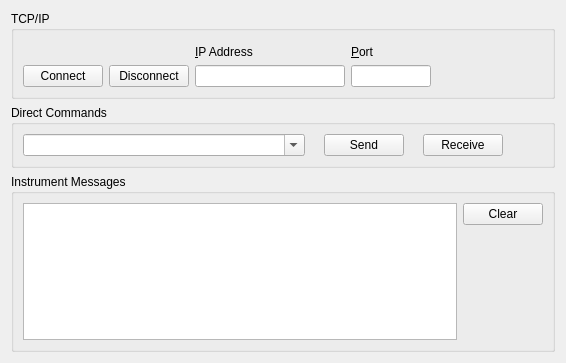
<?xml version="1.0" encoding="UTF-8"?>
<ui version="4.0">
 <class>SetupTab</class>
 <widget class="QWidget" name="SetupTab">
  <property name="geometry">
   <rect>
    <x>0</x>
    <y>0</y>
    <width>566</width>
    <height>363</height>
   </rect>
  </property>
  <property name="windowTitle">
   <string>Form</string>
  </property>
  <layout class="QVBoxLayout" name="verticalLayout">
   <item alignment="Qt::AlignTop">
    <widget class="QGroupBox" name="gbTcpIp">
     <property name="sizePolicy">
      <sizepolicy hsizetype="Expanding" vsizetype="Maximum">
       <horstretch>0</horstretch>
       <verstretch>0</verstretch>
      </sizepolicy>
     </property>
     <property name="title">
      <string>TCP/IP</string>
     </property>
     <layout class="QHBoxLayout" name="horizontalLayout">
      <item>
       <layout class="QHBoxLayout" name="loConnect">
        <item alignment="Qt::AlignBottom">
         <widget class="QPushButton" name="btnConnect">
          <property name="text">
           <string>Connect</string>
          </property>
          <property name="icon">
           <iconset resource="../vfpResources.qrc">
            <normaloff>:/root/Images/connect.png</normaloff>:/root/Images/connect.png</iconset>
          </property>
         </widget>
        </item>
        <item alignment="Qt::AlignBottom">
         <widget class="QPushButton" name="btnDisconnect">
          <property name="text">
           <string>Disconnect</string>
          </property>
          <property name="icon">
           <iconset resource="../vfpResources.qrc">
            <normaloff>:/root/Images/StopRed16.png</normaloff>:/root/Images/StopRed16.png</iconset>
          </property>
         </widget>
        </item>
       </layout>
      </item>
      <item>
       <layout class="QVBoxLayout" name="loIpAddress">
        <property name="topMargin">
         <number>5</number>
        </property>
        <item>
         <widget class="QLabel" name="lblIpAddress">
          <property name="text">
           <string>&amp;IP Address</string>
          </property>
          <property name="buddy">
           <cstring>editIpAddress</cstring>
          </property>
         </widget>
        </item>
        <item>
         <widget class="QLineEdit" name="editIpAddress">
          <property name="sizePolicy">
           <sizepolicy hsizetype="Minimum" vsizetype="Fixed">
            <horstretch>0</horstretch>
            <verstretch>0</verstretch>
           </sizepolicy>
          </property>
          <property name="minimumSize">
           <size>
            <width>150</width>
            <height>0</height>
           </size>
          </property>
         </widget>
        </item>
       </layout>
      </item>
      <item>
       <layout class="QVBoxLayout" name="loPort">
        <property name="topMargin">
         <number>5</number>
        </property>
        <item>
         <widget class="QLabel" name="lblPort">
          <property name="text">
           <string>&amp;Port</string>
          </property>
          <property name="buddy">
           <cstring>editPort</cstring>
          </property>
         </widget>
        </item>
        <item>
         <widget class="QLineEdit" name="editPort">
          <property name="sizePolicy">
           <sizepolicy hsizetype="Maximum" vsizetype="Fixed">
            <horstretch>0</horstretch>
            <verstretch>0</verstretch>
           </sizepolicy>
          </property>
          <property name="minimumSize">
           <size>
            <width>80</width>
            <height>0</height>
           </size>
          </property>
          <property name="maximumSize">
           <size>
            <width>80</width>
            <height>16777215</height>
           </size>
          </property>
         </widget>
        </item>
       </layout>
      </item>
      <item>
       <spacer name="horizontalSpacer_2">
        <property name="orientation">
         <enum>Qt::Horizontal</enum>
        </property>
        <property name="sizeHint" stdset="0">
         <size>
          <width>20</width>
          <height>20</height>
         </size>
        </property>
       </spacer>
      </item>
     </layout>
    </widget>
   </item>
   <item alignment="Qt::AlignTop">
    <widget class="QGroupBox" name="gbDirectCommands">
     <property name="sizePolicy">
      <sizepolicy hsizetype="Expanding" vsizetype="Maximum">
       <horstretch>0</horstretch>
       <verstretch>0</verstretch>
      </sizepolicy>
     </property>
     <property name="title">
      <string>Direct Commands</string>
     </property>
     <layout class="QHBoxLayout" name="horizontalLayout_2">
      <item>
       <widget class="QComboBox" name="cmbCommands">
        <property name="sizePolicy">
         <sizepolicy hsizetype="Expanding" vsizetype="Fixed">
          <horstretch>0</horstretch>
          <verstretch>0</verstretch>
         </sizepolicy>
        </property>
        <property name="editable">
         <bool>true</bool>
        </property>
       </widget>
      </item>
      <item>
       <spacer name="horizontalSpacer">
        <property name="orientation">
         <enum>Qt::Horizontal</enum>
        </property>
        <property name="sizeType">
         <enum>QSizePolicy::Fixed</enum>
        </property>
        <property name="sizeHint" stdset="0">
         <size>
          <width>13</width>
          <height>20</height>
         </size>
        </property>
       </spacer>
      </item>
      <item>
       <widget class="QPushButton" name="btnSend">
        <property name="text">
         <string>Send</string>
        </property>
        <property name="icon">
         <iconset resource="../vfpResources.qrc">
          <normaloff>:/root/Images/Send.png</normaloff>:/root/Images/Send.png</iconset>
        </property>
       </widget>
      </item>
      <item>
       <spacer name="horizontalSpacer_3">
        <property name="orientation">
         <enum>Qt::Horizontal</enum>
        </property>
        <property name="sizeType">
         <enum>QSizePolicy::Fixed</enum>
        </property>
        <property name="sizeHint" stdset="0">
         <size>
          <width>13</width>
          <height>20</height>
         </size>
        </property>
       </spacer>
      </item>
      <item>
       <widget class="QPushButton" name="btnReceive">
        <property name="text">
         <string>Receive</string>
        </property>
        <property name="icon">
         <iconset resource="../vfpResources.qrc">
          <normaloff>:/root/Images/Receive.png</normaloff>:/root/Images/Receive.png</iconset>
        </property>
       </widget>
      </item>
      <item>
       <spacer name="horizontalSpacer_4">
        <property name="orientation">
         <enum>Qt::Horizontal</enum>
        </property>
        <property name="sizeType">
         <enum>QSizePolicy::Fixed</enum>
        </property>
        <property name="sizeHint" stdset="0">
         <size>
          <width>40</width>
          <height>20</height>
         </size>
        </property>
       </spacer>
      </item>
     </layout>
    </widget>
   </item>
   <item>
    <widget class="QGroupBox" name="gbInstrumentMessages">
     <property name="title">
      <string>Instrument Messages</string>
     </property>
     <layout class="QHBoxLayout" name="horizontalLayout_3">
      <item>
       <widget class="QTextEdit" name="textInstrumentMessage"/>
      </item>
      <item alignment="Qt::AlignTop">
       <widget class="QPushButton" name="btnClear">
        <property name="text">
         <string>Clear</string>
        </property>
        <property name="icon">
         <iconset resource="../vfpResources.qrc">
          <normaloff>:/root/Images/Clear32.png</normaloff>:/root/Images/Clear32.png</iconset>
        </property>
       </widget>
      </item>
     </layout>
    </widget>
   </item>
   <item>
    <spacer name="verticalSpacer">
     <property name="orientation">
      <enum>Qt::Vertical</enum>
     </property>
     <property name="sizeHint" stdset="0">
      <size>
       <width>20</width>
       <height>40</height>
      </size>
     </property>
    </spacer>
   </item>
  </layout>
 </widget>
 <tabstops>
  <tabstop>btnConnect</tabstop>
  <tabstop>btnDisconnect</tabstop>
  <tabstop>editIpAddress</tabstop>
  <tabstop>editPort</tabstop>
 </tabstops>
 <resources>
  <include location="../vfpResources.qrc"/>
 </resources>
 <connections/>
</ui>
